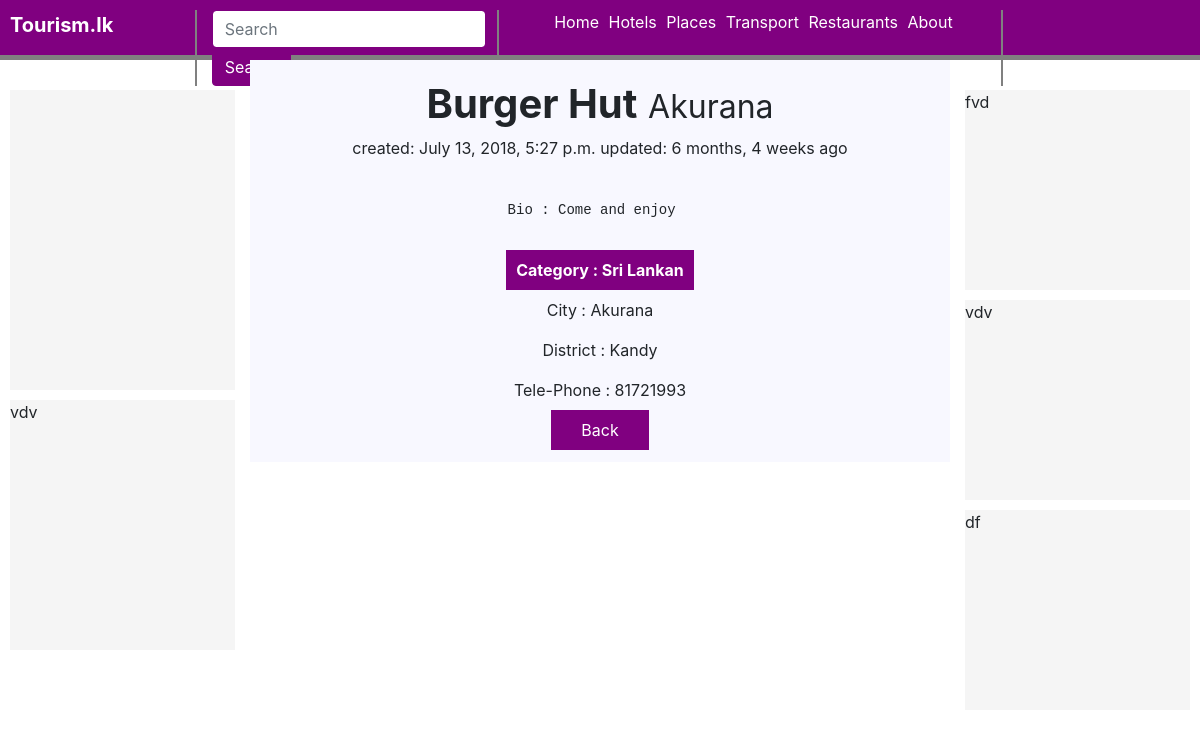
The app's page /restaurants/burger-hut/ with its own data.
### restaurants/models.py (models this page shows, shortened)
class Restaurant(models.Model):
	name 		= models.CharField(max_length=120, validators=[validate_name])
	location	= models.CharField(max_length=100, null=True, blank=True)
	district	= models.CharField(max_length=50, validators=[validate_district])
	category	= models.CharField(max_length=120, validators=[validate_category])
	phone		= models.IntegerField(null=True, blank=True)
	bio 		= models.TextField(null=True, blank=True)
	timestamp   = models.DateTimeField(auto_now_add=True)
	updated		= models.DateTimeField(auto_now=True)
	slug		= models.SlugField(null=True, blank=True)

### restaurants/views.py (the view)
# urls.py: url(r'^(?P<slug>[\w-]+)/$',RestaurantProfile.as_view()),
class RestaurantProfile(DetailView):
	queryset = Restaurant.objects.all()

### restaurants/templates/restaurants/restaurant_detail.html (shortened to what this page needs)
{% extends 'base.html' %}
{% block content %}
<div style="background: #F8F8FF;width: 700px;padding: 20px">
	<h1><b>{{object.name}}</b> <small> {{object.location}} </small></h1>
	<p>   created: {{object.timestamp}}  updated: {{object.updated | timesince}} ago</p>
	<br>
	<pre> Bio : {{object.bio}}
	</pre>
	<p> <b  style="background: purple;color: white;padding: 10px">Category : {{object.category}}</b></p>
	<p> City : {{object.location}}</p>
	<p> District : {{object.district}}</p>
	<p> Tele-Phone : {{object.phone}}</p>
	<a href="/restaurants" style="background: purple;color: white;padding:10px 30px;text-align: center"> Back </a>
</div>
{% endblock %}

### records on screen
Restaurant: name "Burger Hut", location "Akurana", timestamp "July 13, 2018, 5:27 p.m.", updated "6 months, 4 weeks", bio "Come and enjoy", category "Sri Lankan", district "Kandy", phone "81721993"
